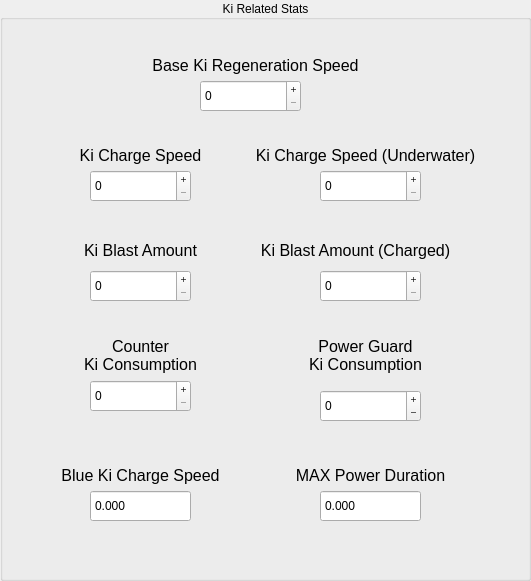
  <widget class="QGroupBox" name="KiGroupBox">
   <property name="geometry">
    <rect>
     <x>580</x>
     <y>1140</y>
     <width>531</width>
     <height>581</height>
    </rect>
   </property>
   <property name="title">
    <string>Ki Related Stats</string>
   </property>
   <property name="alignment">
    <set>Qt::AlignCenter</set>
   </property>
   <property name="flat">
    <bool>false</bool>
   </property>
   <widget class="QLabel" name="KiChargeLbl_3">
    <property name="geometry">
     <rect>
      <x>150</x>
      <y>50</y>
      <width>211</width>
      <height>31</height>
     </rect>
    </property>
    <property name="font">
     <font>
      <pointsize>12</pointsize>
     </font>
    </property>
    <property name="toolTip">
     <string>The speed at which the character recharges their base Ki.</string>
    </property>
    <property name="text">
     <string>Base Ki Regeneration Speed</string>
    </property>
    <property name="alignment">
     <set>Qt::AlignCenter</set>
    </property>
   </widget>
   <widget class="QSpinBox" name="KiChargeWaterBox">
    <property name="geometry">
     <rect>
      <x>320</x>
      <y>170</y>
      <width>101</width>
      <height>32</height>
     </rect>
    </property>
    <property name="styleSheet">
     <string notr="true"/>
    </property>
    <property name="buttonSymbols">
     <enum>QAbstractSpinBox::PlusMinus</enum>
    </property>
    <property name="minimum">
     <number>0</number>
    </property>
    <property name="maximum">
     <number>2147483647</number>
    </property>
    <property name="value">
     <number>0</number>
    </property>
    <property name="displayIntegerBase">
     <number>16</number>
    </property>
   </widget>
   <widget class="QSpinBox" name="KiBlastBox">
    <property name="geometry">
     <rect>
      <x>90</x>
      <y>270</y>
      <width>101</width>
      <height>32</height>
     </rect>
    </property>
    <property name="styleSheet">
     <string notr="true"/>
    </property>
    <property name="buttonSymbols">
     <enum>QAbstractSpinBox::PlusMinus</enum>
    </property>
    <property name="minimum">
     <number>0</number>
    </property>
    <property name="maximum">
     <number>255</number>
    </property>
    <property name="value">
     <number>0</number>
    </property>
   </widget>
   <widget class="QLabel" name="KiChargeLbl_1">
    <property name="geometry">
     <rect>
      <x>60</x>
      <y>140</y>
      <width>161</width>
      <height>31</height>
     </rect>
    </property>
    <property name="font">
     <font>
      <pointsize>12</pointsize>
     </font>
    </property>
    <property name="toolTip">
     <string>The speed at which the character charges Ki.</string>
    </property>
    <property name="text">
     <string>Ki Charge Speed</string>
    </property>
    <property name="alignment">
     <set>Qt::AlignCenter</set>
    </property>
   </widget>
   <widget class="QSpinBox" name="KiChargeBox">
    <property name="geometry">
     <rect>
      <x>90</x>
      <y>170</y>
      <width>101</width>
      <height>32</height>
     </rect>
    </property>
    <property name="styleSheet">
     <string notr="true"/>
    </property>
    <property name="buttonSymbols">
     <enum>QAbstractSpinBox::PlusMinus</enum>
    </property>
    <property name="minimum">
     <number>0</number>
    </property>
    <property name="maximum">
     <number>2147483647</number>
    </property>
    <property name="value">
     <number>0</number>
    </property>
   </widget>
   <widget class="QLabel" name="KiBlastsLbl">
    <property name="geometry">
     <rect>
      <x>70</x>
      <y>240</y>
      <width>141</width>
      <height>20</height>
     </rect>
    </property>
    <property name="font">
     <font>
      <pointsize>12</pointsize>
     </font>
    </property>
    <property name="toolTip">
     <string>The maximum amount of regular Ki Blasts your character can shoot before entering a short cooldown.</string>
    </property>
    <property name="text">
     <string>Ki Blast Amount</string>
    </property>
    <property name="alignment">
     <set>Qt::AlignCenter</set>
    </property>
   </widget>
   <widget class="QLabel" name="KiChargeLbl_2">
    <property name="geometry">
     <rect>
      <x>250</x>
      <y>140</y>
      <width>231</width>
      <height>31</height>
     </rect>
    </property>
    <property name="font">
     <font>
      <pointsize>12</pointsize>
     </font>
    </property>
    <property name="toolTip">
     <string>The speed at which the character charges Ki while being underwater.</string>
    </property>
    <property name="text">
     <string>Ki Charge Speed (Underwater)</string>
    </property>
    <property name="alignment">
     <set>Qt::AlignCenter</set>
    </property>
   </widget>
   <widget class="QSpinBox" name="KiBlastChargedBox">
    <property name="geometry">
     <rect>
      <x>320</x>
      <y>270</y>
      <width>101</width>
      <height>32</height>
     </rect>
    </property>
    <property name="styleSheet">
     <string notr="true"/>
    </property>
    <property name="buttonSymbols">
     <enum>QAbstractSpinBox::PlusMinus</enum>
    </property>
    <property name="minimum">
     <number>0</number>
    </property>
    <property name="maximum">
     <number>255</number>
    </property>
    <property name="value">
     <number>0</number>
    </property>
   </widget>
   <widget class="QLabel" name="KiBlastsChargedLbl_2">
    <property name="geometry">
     <rect>
      <x>250</x>
      <y>240</y>
      <width>211</width>
      <height>21</height>
     </rect>
    </property>
    <property name="font">
     <font>
      <pointsize>12</pointsize>
     </font>
    </property>
    <property name="toolTip">
     <string>The maximum amount of Charged Ki Blasts of this character that can be on stage at once.</string>
    </property>
    <property name="text">
     <string>Ki Blast Amount (Charged)</string>
    </property>
    <property name="alignment">
     <set>Qt::AlignCenter</set>
    </property>
   </widget>
   <widget class="QSpinBox" name="BaseKiRegenBox">
    <property name="geometry">
     <rect>
      <x>200</x>
      <y>80</y>
      <width>101</width>
      <height>32</height>
     </rect>
    </property>
    <property name="styleSheet">
     <string notr="true"/>
    </property>
    <property name="buttonSymbols">
     <enum>QAbstractSpinBox::PlusMinus</enum>
    </property>
    <property name="minimum">
     <number>0</number>
    </property>
    <property name="maximum">
     <number>2147483647</number>
    </property>
    <property name="value">
     <number>0</number>
    </property>
   </widget>
   <widget class="QSpinBox" name="CounterKiBox">
    <property name="geometry">
     <rect>
      <x>90</x>
      <y>380</y>
      <width>101</width>
      <height>32</height>
     </rect>
    </property>
    <property name="styleSheet">
     <string notr="true"/>
    </property>
    <property name="buttonSymbols">
     <enum>QAbstractSpinBox::PlusMinus</enum>
    </property>
    <property name="minimum">
     <number>0</number>
    </property>
    <property name="maximum">
     <number>2147483647</number>
    </property>
    <property name="value">
     <number>0</number>
    </property>
   </widget>
   <widget class="QLabel" name="KiChargeLbl_4">
    <property name="geometry">
     <rect>
      <x>60</x>
      <y>330</y>
      <width>161</width>
      <height>51</height>
     </rect>
    </property>
    <property name="font">
     <font>
      <pointsize>12</pointsize>
     </font>
    </property>
    <property name="toolTip">
     <string>The amount of Ki that will be consumed by a successful counter.</string>
    </property>
    <property name="text">
     <string>Counter
Ki Consumption</string>
    </property>
    <property name="alignment">
     <set>Qt::AlignCenter</set>
    </property>
   </widget>
   <widget class="QLabel" name="BlueKiChargeLbl">
    <property name="geometry">
     <rect>
      <x>50</x>
      <y>460</y>
      <width>181</width>
      <height>31</height>
     </rect>
    </property>
    <property name="font">
     <font>
      <pointsize>12</pointsize>
     </font>
    </property>
    <property name="toolTip">
     <string>&lt;html&gt;&lt;head/&gt;&lt;body&gt;&lt;p&gt;The speed at which your character charges blue ki. Note that the smaller the value, the faster the charging.&lt;/p&gt;&lt;/body&gt;&lt;/html&gt;</string>
    </property>
    <property name="styleSheet">
     <string notr="true"/>
    </property>
    <property name="text">
     <string>Blue Ki Charge Speed</string>
    </property>
    <property name="alignment">
     <set>Qt::AlignCenter</set>
    </property>
   </widget>
   <widget class="QDoubleSpinBox" name="BlueKiChargeBox">
    <property name="geometry">
     <rect>
      <x>90</x>
      <y>490</y>
      <width>101</width>
      <height>32</height>
     </rect>
    </property>
    <property name="styleSheet">
     <string notr="true"/>
    </property>
    <property name="buttonSymbols">
     <enum>QAbstractSpinBox::NoButtons</enum>
    </property>
    <property name="decimals">
     <number>3</number>
    </property>
    <property name="minimum">
     <double>0.000000000000000</double>
    </property>
    <property name="maximum">
     <double>30000000000000000.000000000000000</double>
    </property>
    <property name="singleStep">
     <double>0.100000000000000</double>
    </property>
    <property name="value">
     <double>0.000000000000000</double>
    </property>
   </widget>
   <widget class="QSpinBox" name="PowerGuardKiBox">
    <property name="geometry">
     <rect>
      <x>320</x>
      <y>390</y>
      <width>101</width>
      <height>32</height>
     </rect>
    </property>
    <property name="styleSheet">
     <string notr="true"/>
    </property>
    <property name="buttonSymbols">
     <enum>QAbstractSpinBox::PlusMinus</enum>
    </property>
    <property name="minimum">
     <number>-2147483647</number>
    </property>
    <property name="maximum">
     <number>2147483647</number>
    </property>
    <property name="value">
     <number>0</number>
    </property>
    <property name="displayIntegerBase">
     <number>10</number>
    </property>
   </widget>
   <widget class="QLabel" name="Label_Unk_0x8_8">
    <property name="geometry">
     <rect>
      <x>290</x>
      <y>330</y>
      <width>151</width>
      <height>51</height>
     </rect>
    </property>
    <property name="font">
     <font>
      <pointsize>12</pointsize>
     </font>
    </property>
    <property name="toolTip">
     <string>&lt;html&gt;&lt;head/&gt;&lt;body&gt;&lt;p&gt;The amount of Ki that is continually subtracted while in the Power Guard stance.&lt;/p&gt;&lt;/body&gt;&lt;/html&gt;</string>
    </property>
    <property name="text">
     <string>Power Guard
Ki Consumption</string>
    </property>
    <property name="alignment">
     <set>Qt::AlignCenter</set>
    </property>
   </widget>
   <widget class="QLabel" name="MaxPowDurLbl">
    <property name="geometry">
     <rect>
      <x>280</x>
      <y>460</y>
      <width>181</width>
      <height>31</height>
     </rect>
    </property>
    <property name="font">
     <font>
      <pointsize>12</pointsize>
     </font>
    </property>
    <property name="toolTip">
     <string>The speed at which blue Ki decreases while in MAX Power Mode.</string>
    </property>
    <property name="text">
     <string>MAX Power Duration</string>
    </property>
    <property name="alignment">
     <set>Qt::AlignCenter</set>
    </property>
   </widget>
   <widget class="QDoubleSpinBox" name="MaxPowDurBox">
    <property name="geometry">
     <rect>
      <x>320</x>
      <y>490</y>
      <width>101</width>
      <height>32</height>
     </rect>
    </property>
    <property name="styleSheet">
     <string notr="true"/>
    </property>
    <property name="buttonSymbols">
     <enum>QAbstractSpinBox::NoButtons</enum>
    </property>
    <property name="decimals">
     <number>3</number>
    </property>
    <property name="maximum">
     <double>100000.000000000000000</double>
    </property>
    <property name="singleStep">
     <double>0.100000000000000</double>
    </property>
   </widget>
  </widget>
